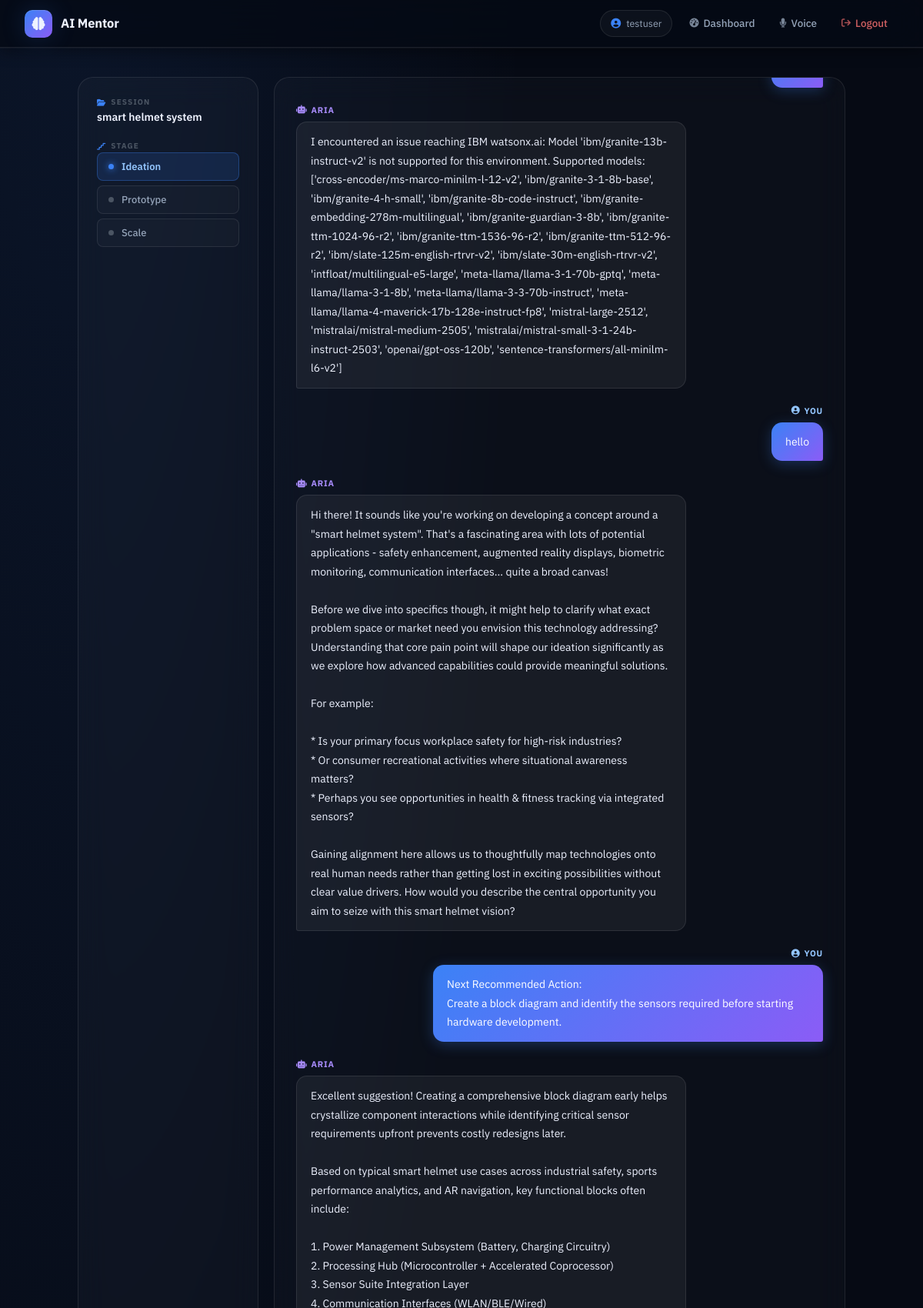
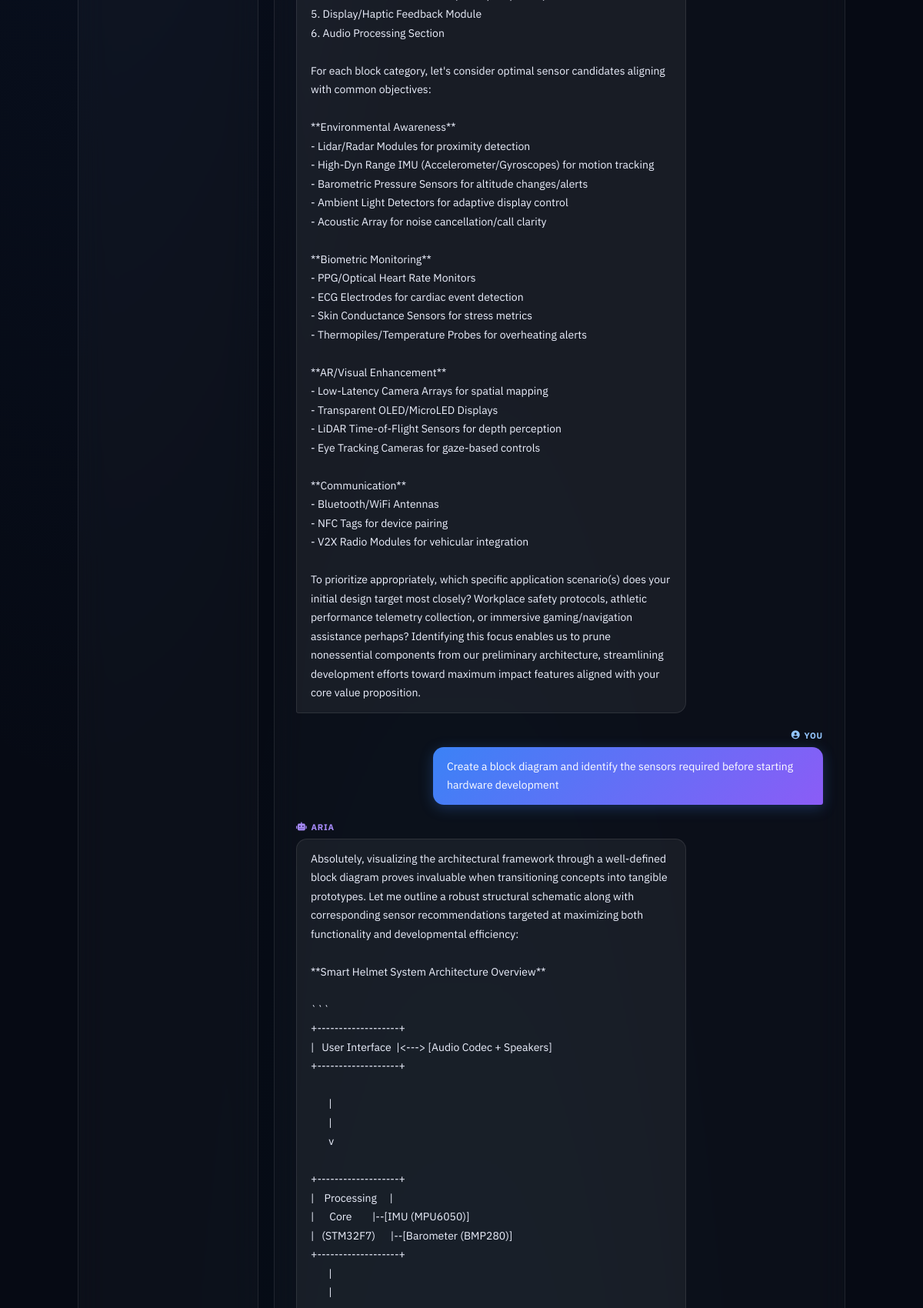
The app's page /mentor/chat/3 (signed in, upper part) with its own data (2 pictures, top to bottom).
### models.py (models this page shows, shortened)
class User(UserMixin, db.Model):
    __tablename__ = "users"
    id = db.Column(db.Integer, primary_key=True)
    username = db.Column(db.String(64), unique=True, nullable=False)
    email = db.Column(db.String(120), unique=True, nullable=False)
    password_hash = db.Column(db.String(256), nullable=False)
    created_at = db.Column(db.DateTime, default=datetime.utcnow)
    sessions = db.relationship("MentorSession", back_populates="user", lazy="dynamic")

class MentorSession(db.Model):
    __tablename__ = "mentor_sessions"
    id = db.Column(db.Integer, primary_key=True)
    title = db.Column(db.String(200), nullable=False, default="Untitled Session")
    stage = db.Column(db.String(50), nullable=False, default="ideation")  # ideation | prototype | scale
    created_at = db.Column(db.DateTime, default=datetime.utcnow)
    updated_at = db.Column(db.DateTime, default=datetime.utcnow, onupdate=datetime.utcnow)
    user_id = db.Column(db.Integer, db.ForeignKey("users.id"), nullable=False)
    user = db.relationship("User", back_populates="sessions")
    messages = db.relationship("Message", back_populates="session", lazy="dynamic", cascade="all, delete-orphan")

class Message(db.Model):
    __tablename__ = "messages"
    id = db.Column(db.Integer, primary_key=True)
    role = db.Column(db.String(20), nullable=False)   # "user" | "assistant"
    content = db.Column(db.Text, nullable=False)
    created_at = db.Column(db.DateTime, default=datetime.utcnow)
    session_id = db.Column(db.Integer, db.ForeignKey("mentor_sessions.id"), nullable=False)
    session = db.relationship("MentorSession", back_populates="messages")

### routes/mentor.py (the view)
@mentor_bp.route("/chat/<int:session_id>")
@login_required
def chat(session_id):
    session = MentorSession.query.get_or_404(session_id)
    if session.user_id != current_user.id:
        abort(403)
    messages = session.messages.order_by(Message.created_at.asc()).all()
    return render_template("mentor/chat.html", session=session, messages=messages)

### user_loader.py (called while the page is built)
@login_manager.user_loader
def load_user(user_id: str):
    return db.session.get(User, int(user_id))

### templates/mentor/chat.html (shortened to what this page needs)
{% extends "base.html" %}
{% block content %}
<div class="chat-layout">
  <aside class="chat-sidebar">
    <div>
      <h3><i class="fa-solid fa-folder-open"></i> Session</h3>
      <p class="session-name">{{ session.title }}</p>
    </div>
    <div>
      <h4><i class="fa-solid fa-stairs"></i> Stage</h4>
      <div class="stage-selector">
        {% for stage in ['ideation', 'prototype', 'scale'] %}
          <button class="stage-btn {% if session.stage == stage %}active{% endif %}"
                  data-stage="{{ stage }}"
                  onclick="setStage('{{ stage }}')">
            {{ stage | capitalize }}
          </button>
        {% endfor %}
      </div>
    </div>
  </aside>
  <div class="chat-main">
    <div id="chat-messages" class="chat-messages">
      {% for msg in messages %}
        <div class="message message-{{ msg.role }}">
          <span class="message-role">
            {% if msg.role == 'user' %}
              <i class="fa-solid fa-circle-user"></i> You
            {% else %}
              <i class="fa-solid fa-robot"></i> Aria
            {% endif %}
          </span>
          <div class="message-content">{{ msg.content }}</div>
        </div>
      {% endfor %}
    </div>
  </div>
</div>
{% endblock %}

### templates/base.html (shortened to what this page needs)
<!DOCTYPE html>
<html lang="en">
<head>
  <link rel="stylesheet" href="{{ url_for('static', filename='css/main.css') }}" />
  <link rel="stylesheet" href="https://cdnjs.cloudflare.com/ajax/libs/font-awesome/6.5.0/css/all.min.css" />
</head>
<body>
  <nav class="navbar">
    <a class="brand" href="{{ url_for('dashboard.index') }}">
      <span class="brand-icon"><i class="fa-solid fa-brain"></i></span>
      <span class="brand-text">AI Mentor</span>
    </a>
    <div class="nav-links">
      {% if current_user.is_authenticated %}
        <span class="nav-user">
          <i class="fa-solid fa-circle-user"></i>
          {{ current_user.username }}
        </span>
        <a href="{{ url_for('dashboard.index') }}">
          <i class="fa-solid fa-gauge-high"></i>
          <span>Dashboard</span>
        </a>
        <a href="{{ url_for('voice.index') }}">
          <i class="fa-solid fa-microphone"></i>
          <span>Voice</span>
        </a>
        <a href="{{ url_for('auth.logout') }}" class="nav-logout">
          <i class="fa-solid fa-arrow-right-from-bracket"></i>
          <span>Logout</span>
        </a>
      {% endif %}
    </div>
  </nav>
  <main class="container">
    {% block content %}{% endblock %}
  </main>
</body>
</html>

### records on screen
User: username "testuser"
MentorSession: title "smart helmet system"
Message: role "assistant" (drawn), content "I encountered an issue reaching IBM watsonx.ai: Model 'ibm/granite-13b-instruct-v2' is not supported for this environment. Supported models: ['cross-encoder/ms-marco-minilm-l-12-v2', 'ibm/granite-3-1-8b-base', 'ibm/granite-4-h-small', 'ibm/granite-8b-code-instruct', 'ibm/granite-embedding-278m-multilingual', 'ibm/granite-guardian-3-8b', 'ibm/granite-ttm-1024-96-r2', 'ibm/granite-ttm-1536-96-r2', 'ibm/granite-ttm-512-96-r2', 'ibm/slate-125m-english-rtrvr-v2', 'ibm/slate-30m-english-rtrvr-v2', 'intfloat/multilingual-e5-large', 'meta-llama/llama-3-1-70b-gptq', 'meta-llama/llama-3-1-8b', 'meta-llama/llama-3-3-70b-instruct', 'meta-llama/llama-4-maverick-17b-128e-instruct-fp8',…"
Message: role "user" (drawn), content "hello"
Message: role "assistant" (drawn), content "Hi there! It sounds like you're working on developing a concept around a \"smart helmet system\". That's a fascinating area with lots of potential applications - safety enhancement, augmented reality displays, biometric monitoring, communication interfaces... quite a broad canvas! Before we dive into specifics though, it might help to clarify what exact problem space or market need you envision this technology addressing? Understanding that core pain point will shape our ideation significantly as we explore how advanced capabilities could provide meaningful solutions. For example: * Is your primary focus workplace safety for high-risk industries? * Or consumer recreational activities where…"
Message: role "user" (drawn), content "Next Recommended Action: Create a block diagram and identify the sensors required before starting hardware development."
Message: role "assistant" (drawn), content "Excellent suggestion! Creating a comprehensive block diagram early helps crystallize component interactions while identifying critical sensor requirements upfront prevents costly redesigns later. Based on typical smart helmet use cases across industrial safety, sports performance analytics, and AR navigation, key functional blocks often include: 1. Power Management Subsystem (Battery, Charging Circuitry) 2. Processing Hub (Microcontroller + Accelerated Coprocessor) 3. Sensor Suite Integration Layer 4. Communication Interfaces (WLAN/BLE/Wired) 5. Display/Haptic Feedback Module 6. Audio Processing Section For each block category, let's consider optimal sensor candidates aligning with common…"
Message: role "user" (drawn), content "Create a block diagram and identify the sensors required before starting hardware development"
Message: role "assistant" (drawn)

### other values on screen
{{ stage | capitalize }} "Ideation" "Prototype" "Scale"
